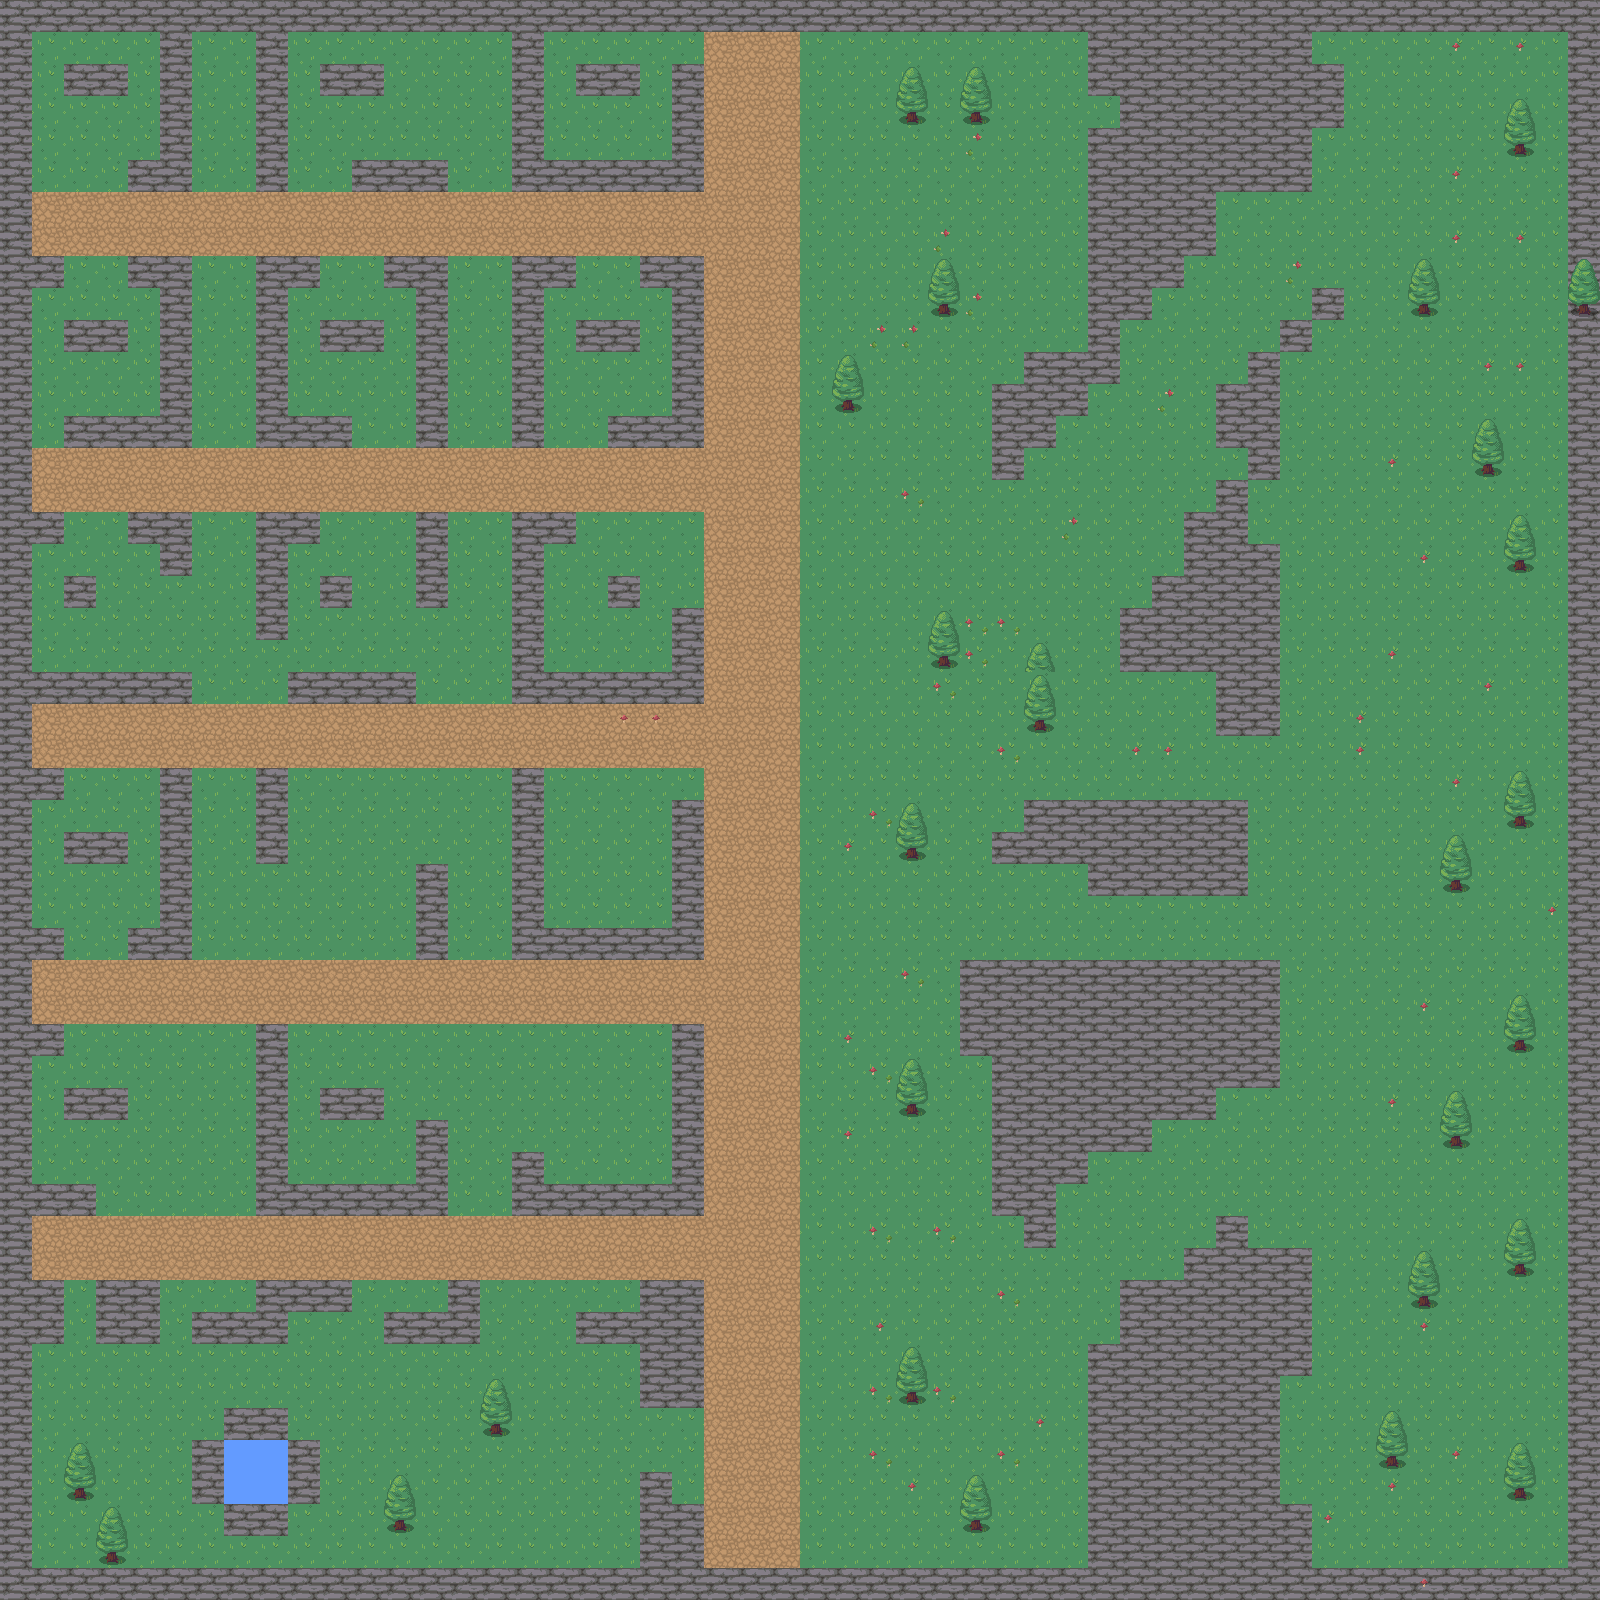

A 2D game scene composited from a Tiled map and its tileset images. What follows is a short description and the map's XML, with each tile layer's data collapsed to a summary:
An orthogonal 50x50 tile map with 32x32 px tiles, 2 tile layers (Tile Layer 1, Tile Layer 2), 2 tilesets.

<map version="1.2" tiledversion="1.3.4" orientation="orthogonal" renderorder="right-down" width="50" height="50" tilewidth="32" tileheight="32" infinite="0" nextlayerid="3" nextobjectid="1">
 <tileset firstgid="1" source="RPG Nature Tileset.tsx" />
 <tileset firstgid="181" source="../../mygreatgame/resources/RPG Nature Tileset.tsx" />
 <layer id="1" name="Tile Layer 1" width="50" height="50">
  <data>[2500 cells, 2500 non-empty, 9 distinct tile ids]</data>
 </layer>
 <layer id="2" name="Tile Layer 2" width="50" height="50">
  <data>[2500 cells, 111 non-empty, 4 distinct tile ids]</data>
 </layer>
</map>
